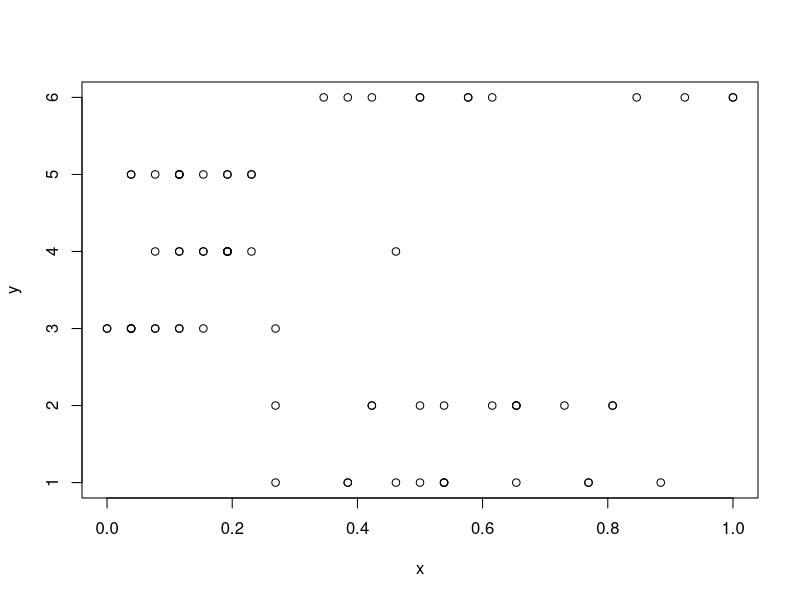

The R source for this figure:
## ---- chunk 1
data(InsectSprays)
InsectSprays
# descriptive statistics
#Quantitative variables
summary(InsectSprays$count)

# Measures of central tendency
mean(InsectSprays$count)  # Mean
median(InsectSprays$count)  # Median

# Measures of dispersion
sd(InsectSprays$count)  # Standard Deviation
var(InsectSprays$count)  # Variance
range(InsectSprays$count)  # Range (min and max)
quantile(InsectSprays$count, probs = c(0.25, 0.75))  # Interquartile Range (IQR)
#Qualitative variables
summary(InsectSprays$spray)
counts <- InsectSprays$count

# Min-max normalization
min_count <- min(counts)
max_count <- max(counts)

normalized_counts <- (counts - min_count) / (max_count - min_count)

# Replace the original 'count' variable with the normalized values
InsectSprays$count <- normalized_counts
InsectSprays$count
#plot
x=InsectSprays$count
y=InsectSprays$spray
plot(x,y,col="black")


